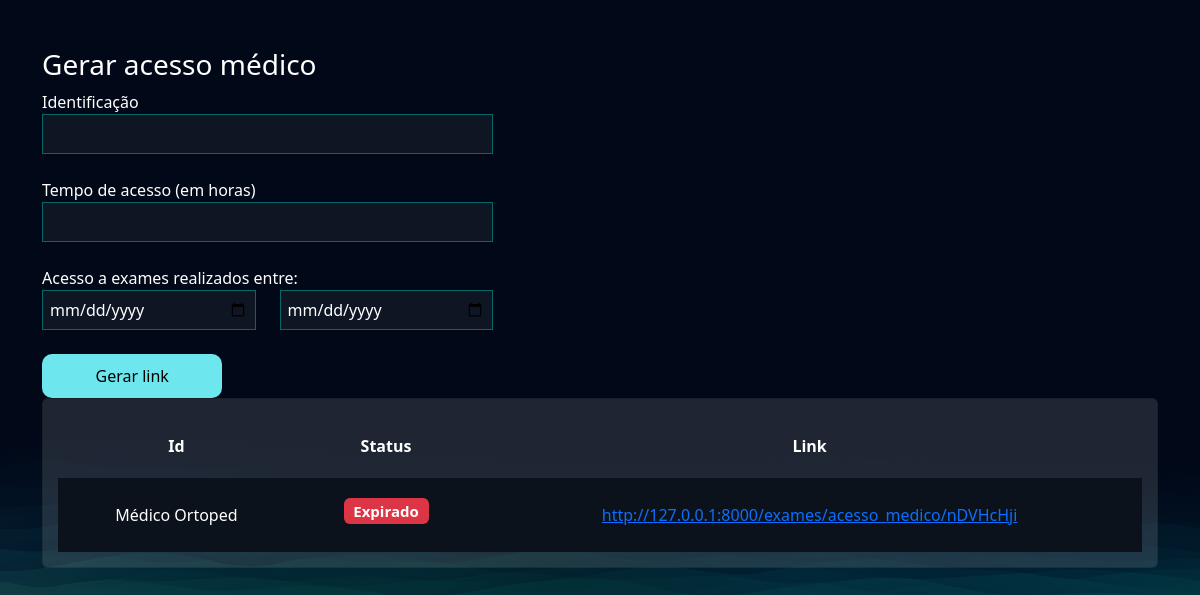
The app's page /exames/gerar_acesso_medico/ (signed in), older data.
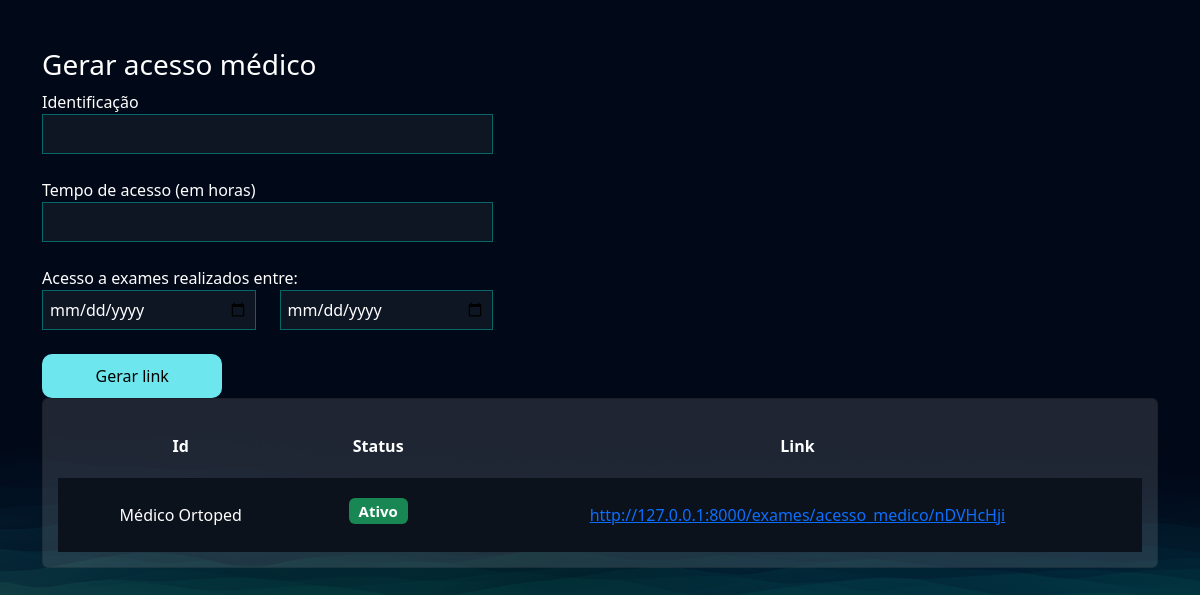
The same page, newer data.
### exames/models.py (models this page shows, shortened)
class AcessoMedico(models.Model):
    usuario = models.ForeignKey(User, on_delete=models.DO_NOTHING)
    identificacao = models.CharField(max_length=50)
    tempo_de_acesso = models.IntegerField() # Em horas
    criado_em = models.DateTimeField()
    data_exames_iniciais = models.DateField()
    data_exames_finais = models.DateField()
    token = models.CharField(max_length=20, null=True, blank=True)
    @property
    def status(self):
        return 'Expirado' if timezone.now() > (self.criado_em + timedelta(hours=self.tempo_de_acesso)) else 'Ativo'
    @property
    def url(self):
        return f"http://127.0.0.1:8000/exames/acesso_medico/{self.token}"

### exames/views.py (the view, shortened to what this page needs)
# urls.py: path('gerar_acesso_medico/', views.gerar_acesso_medico, name="gerar_acesso_medico"),
@login_required
def gerar_acesso_medico(request):
    if request.method == "GET":
        acessos_medicos = AcessoMedico.objects.filter(usuario=request.user)
        return render(request, 'gerar_acesso_medico.html', {'acessos_medicos': acessos_medicos})

### exames/templates/gerar_acesso_medico.html (shortened to what this page needs)
{% extends "bases/base.html" %}
{% load static %}
{% block 'head' %}
    <link href="{% static 'exames/css/css.css' %}" rel="stylesheet">
    <link href="{% static 'exames/css/gerenciar_pedidos.css' %}" rel="stylesheet">
{% endblock 'head' %}
{% block 'conteudo' %}
    <br>
    <br>
    <div class="container">
        <div class="row">
            <div class="col-md-5">
                <h3>Gerar acesso médico</h3>
                <form action="{% url "gerar_acesso_medico" %}" method="POST">{% csrf_token %}
                    <label for="">Identificação</label>
                    <br>
                    <input style="width: 100%" type="text" name="identificacao" id="" class="input-default">
                    <br>
                    <br>
                    <label for="">Tempo de acesso (em horas)</label>
                    <br>
                    <input style="width: 100%" type="number" name="tempo_de_acesso" id="" class="input-default">
                    <br>
                    <br>
                    <div class="row">
                        <label for="">Acesso a exames realizados entre:</label>
                        <div class="col-md">
                            <input style="width: 100%" type="date" name="data_exame_inicial" id="" class="input-default">
                        </div>
                        <div class="col-md">
                            <input style="width: 100%" type="date" name="data_exame_final" id="" class="input-default">
                            <br>
                            <br>
                        </div>
                    </div>
                    <input style="width: 40%" type="submit" class="btn-default" value="Gerar link">
                </form>
            </div>
            <div class="col-md">
                <div class="card">
                    <table style="text-align: center">
                        <tr>
                          <th>Id</th>
                          <th>Status</th>
                          <th>Link</th>
                        </tr>
                        {% for acesso in acessos_medicos  %}
                            <tr class="linha-tabela">
                                <td>{{acesso.identificacao}}</td>
                                {% if acesso.status == 'Ativo' %}
                                <td><h5><span class="badge bg-success">{{acesso.status}}</span></h5></td>
                                {% else %}
                                <td><h5><span class="badge bg-danger">{{acesso.status}}</span></h5></td>
                                {% endif %}
                                <td><a href="{{acesso.url}}">{{acesso.url}}</a></td>
                            </tr>
                        {% endfor %}
                    </table>
                </div>
            </div>
        </div>
    </div>
{% endblock 'conteudo' %}

### templates/bases/base.html (shortened to what this page needs)
{% load static %}
<!DOCTYPE html>
<html lang="pt-BR">
  <head>
    <link href="https://cdn.jsdelivr.net/npm/bootstrap@5.3.1/dist/css/bootstrap.min.css" rel="stylesheet" />
    <link rel="stylesheet" href="{% static 'geral/css/base.css' %}">
    {% block 'head' %}{% endblock %}
  </head>
  <body>
    {% block 'conteudo' %}{% endblock %}
  </body>
</html>

### templates/static/geral/css/base.css (style rules this page uses)
:root { --main-color: #151c34; --dark-color: #0c121c; --light-color: #6de6ee; --contrast-color: #f4c96b; --differential-color: #066668; }
* { color: white; }
.input-default { background-color: rgba(255, 255, 255, 0.05); border: 1px solid var(--differential-color); padding: 7px; width: 50%; }
.btn-default { background-color: var(--light-color); color: black; width: 15%; padding: 10px; border: none; border-radius: 10px; }

### templates/static/exames/css/css.css (style rules this page uses)
body { background-image: url('/static/geral/img/bg2.png'); background-size: cover; }
.card { background-color: rgba(217, 217, 217, .14); color: white; padding: 15px; }

### templates/static/exames/css/gerenciar_pedidos.css (style rules this page uses)
.linha-tabela { background-color: var(--dark-color); height: 20px; }
td, th { padding: 20px; }

Row changes from the older to the newer data that the page shows:
changed AcessoMedico "Médico Ortoped": tempo_de_acesso 12 → 96 (drawn); status "Expirado" → "Ativo"
